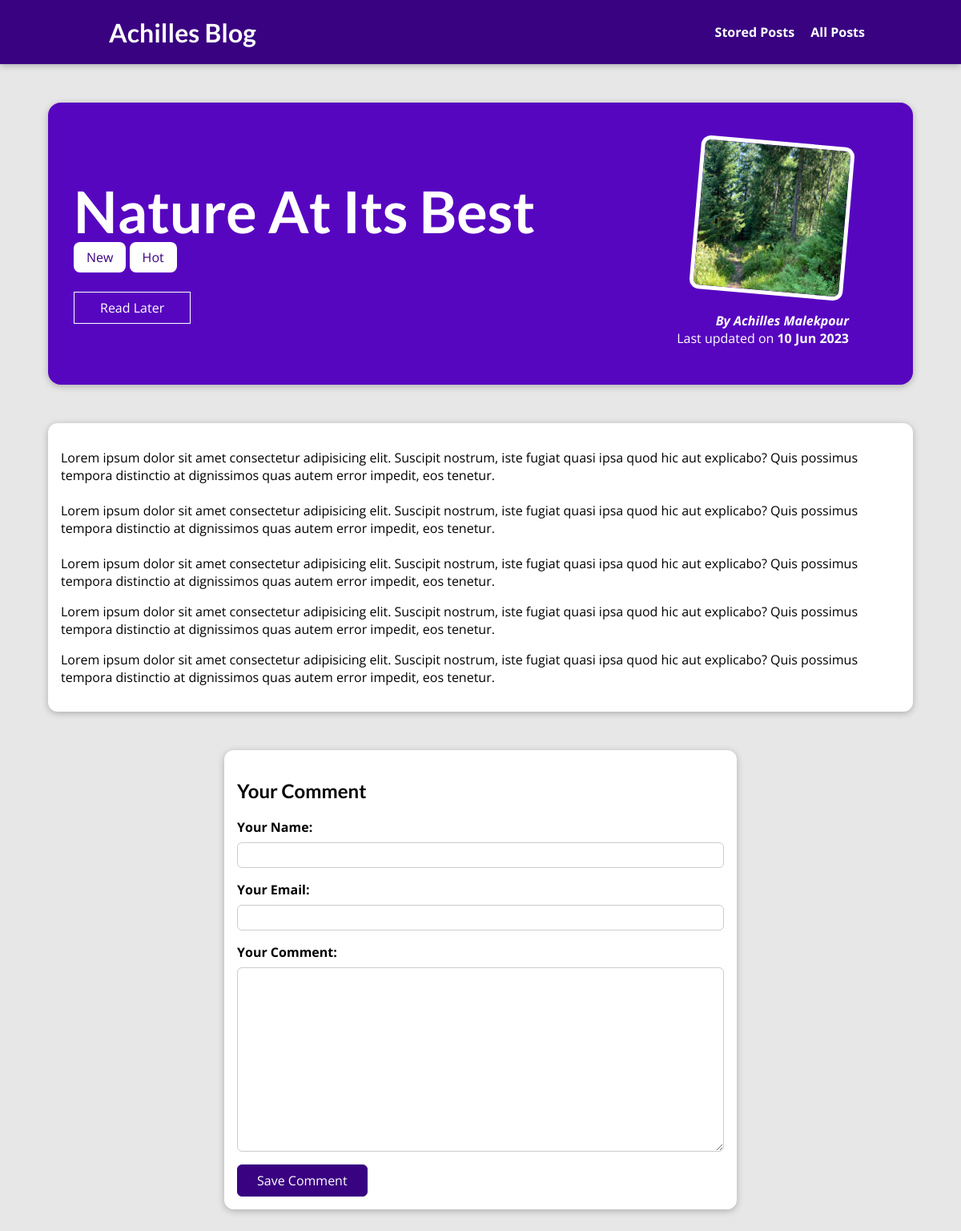
The page /posts/nature-at-its-best on the database its author committed.
### blog/models.py (models this page shows, shortened)
class Post(models.Model):
    title = models.CharField(max_length=150)
    excerpt = models.CharField(max_length=200)
    image = models.ImageField(upload_to="posts", null=True)
    date = models.DateField(auto_now=True)
    slug = models.SlugField(unique=True, db_index=True)
    content = models.TextField(validators=[MinLengthValidator(10)])
    author = models.ForeignKey(
        Author, null=True, on_delete=models.SET_NULL, related_name="posts")
    tags = models.ManyToManyField(Tag)

class Tag(models.Model):
    caption = models.CharField(max_length=20)

class Author(models.Model):
    first_name = models.CharField(max_length=100)
    last_name = models.CharField(max_length=100)
    email = models.EmailField(max_length=254)
    def full_name(self):
        return f"{self.first_name} {self.last_name}"
    def __str__(self) -> str:
        return self.full_name()

### blog/views.py (the view, shortened to what this page needs)
# urls.py: path("posts/<slug:slug>", views.PostDetailView.as_view(),
class PostDetailView(View):
    def is_stored_post(self, post_request, post_id):
        stored_posts = post_request.session.get("stored_posts")
        if stored_posts is not None and post_id in stored_posts:
            is_saved_for_later = True
        else:
            is_saved_for_later = False
        return is_saved_for_later
    def get(self, request, slug):
        post = Post.objects.get(slug=slug)
        context = {
            "post": post,
            "post_tags": post.tags.all(),
            "comments": post.comments.all().order_by("-id"),
            "comment_form": CommentForm(),
            "saved_for_later": self.is_stored_post(request, post.id)
        }
        return render(request, "blog/post-detail.html", context)

### blog/forms.py
class CommentForm(forms.ModelForm):
    class Meta:
        model = Comment
        exclude = ["post"]
        labels = {
            "user_name": "Your Name",
            "user_email": "Your Email",
            "text": "Your Comment"
        }
        error_messages = {
            'user_name': {
                'required': 'Your name must not be empty!',
                'max_length': 'Please enter a shorter name!'
            }
        }

### blog/templates/blog/post-detail.html (shortened to what this page needs)
{% extends "base.html" %}
{% load static %}
{% block css_files %}
<link rel="stylesheet" href="{% static 'blog/post-detail.css' %}" />
{% endblock css_files %}
{% block content %}
<section id="summary">
    <h2>{{ post.title|title }}</h2>
    <div>
        {% for tag in post_tags %}
            <span class="tag">{{ tag.caption }}</span>
        {% endfor %}
    </div>
    <div id="read-later">
        <form action="{% url "read-later" %}" method="POST">
            {% if saved_for_later %}
                <button>Remove from Read Later List</button>
            {% else %}
                <button>Read Later</button>
            {% endif %}
            </form>
    </div>
    <article>
        <img src="{{ post.image.url }}" alt="{{ post.title }}" />
        <address>By <a href="mailto:{{post.author.email}}">{{ post.author|title }}</a></address>
        <div>
            Last updated on <time>{{ post.date|date:"d M Y" }}</time>
        </div>
    </article>
</section>
<main>
    {{ post.content|linebreaks }}
</main>
<section id="comment-form">
    <h2>Your Comment</h2>
    <form action="{% url "post-detail-page" post.slug %}" method="POST">
        {% for form_field in comment_form %}
            <div class="form-control {% if form_field.errors %}invalid{% endif %}">
                {{ form_field.label_tag }}
                {{ form_field }}
            </div>
        {% endfor %}
        <button>Save Comment</button>
    </form>
</section>
{% endblock content %}

### static/app.css (style rules this page uses)
* { box-sizing: border-box; }
html { font-family: 'Open Sans', 'Lato', sans-serif; }
body { margin: 0; }
h1, h2, h3 { font-family: 'Lato', sans-serif; font-weight: bold; }

### blog/static/blog/post-detail.css (style rules this page uses)
body { background-color: #e7e7e7; }
#summary { margin: 8rem auto 0 auto; padding: 2rem; width: 90%; max-width: 90rem; border-radius: 16px; background-color: #5706c0; position: relative; box-shadow: 0 2px 8px rgba(0, 0, 0, 0.25); height: 22rem; }
#summary h2 { color: white; font-size: 4.5rem; margin-bottom: 0.25rem; }
#summary article { position: absolute; top: 2rem; right: 3rem; padding: 1rem 2rem; border-radius: 12px; text-align: right; color: white; }
#summary article img { width: 12rem; height: 12rem; border-radius: 12px; transform: rotateZ(5deg); border: 5px solid white; margin-bottom: 1rem; }
#summary address { font-weight: bold; }
#summary a { color: white; text-decoration: none; }
#summary time { font-weight: bold; }
#read-later { margin: 2rem 0; }
#read-later button { background-color: transparent; border: 1px solid white; padding: 0.5rem 2rem; font: inherit; color: white; cursor: pointer; }
main { width: 90%; max-width: 90rem; margin: 3rem auto; background-color: white; padding: 1rem; border-radius: 12px; box-shadow: 0 2px 8px rgba(0, 0, 0, 0.25); }
.tag { background-color: white; color: #390281; padding: 0.5rem 1rem; border-radius: 8px; }
#comment-form { margin: 3rem auto; width: 90%; max-width: 40rem; border-radius: 12px; background-color: white; box-shadow: 0 2px 8px rgba(0, 0, 0, 0.25); padding: 1rem; }
#comment-form button { font: inherit; background-color: #390281; color: white; border: 1px solid #390281; padding: 0.5rem 1.5rem; border-radius: 6px; cursor: pointer; }
.form-control { margin-bottom: 1rem; }
.form-control label { font-weight: bold; margin-bottom: 0.5rem; display: block; }
.form-control input, .form-control textarea { display: block; width: 100%; font: inherit; padding: 0.25rem; border-radius: 6px; border: 1px solid #ccc; }

### rows shown on the page
Post: title "Nature At Its Best", image (picture), author "Achilles Malekpour", date "10 Jun 2023", content "Lorem ipsum dolor sit amet consectetur adipisicing elit. Suscipit nostrum, iste fugiat quasi ipsa quod hic aut explicabo? Quis possimus tempora distinctio at dignissimos quas autem error impedit, eos tenetur. Lorem ipsum dolor sit amet consectetur adipisicing elit. Suscipit nostrum, iste fugiat quasi ipsa quod hic aut explicabo? Quis possimus tempora distinctio at dignissimos quas autem error impedit, eos tenetur. Lorem ipsum dolor sit amet consectetur adipisicing elit. Suscipit nostrum, iste fugiat quasi ipsa quod hic aut explicabo? Quis possimus tempora distinctio at dignissimos quas autem error impedit, eos tenetur. Lorem ipsum dolor sit amet consectetur adipisicing elit. Suscipit…"
Tag: caption "New"
Tag: caption "Hot"
